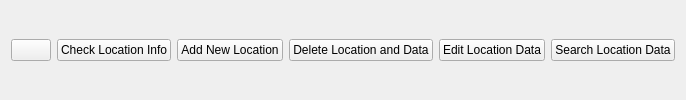
            <widget class="QWidget" name="ManageStopButtonsWidget" native="true">
             <layout class="QHBoxLayout" name="horizontalLayout_6">
              <item>
               <widget class="QPushButton" name="pushButton_52">
                <property name="maximumSize">
                 <size>
                  <width>50</width>
                  <height>16777215</height>
                 </size>
                </property>
                <property name="text">
                 <string/>
                </property>
                <property name="icon">
                 <iconset>
                  <normaloff>:/Icons/Icons/menu.svg</normaloff>:/Icons/Icons/menu.svg</iconset>
                </property>
               </widget>
              </item>
              <item>
               <widget class="QPushButton" name="pushButton_41">
                <property name="text">
                 <string>Check Location Info</string>
                </property>
               </widget>
              </item>
              <item>
               <widget class="QPushButton" name="pushButton_42">
                <property name="text">
                 <string>Add New Location</string>
                </property>
               </widget>
              </item>
              <item>
               <widget class="QPushButton" name="pushButton_43">
                <property name="text">
                 <string>Delete Location and Data</string>
                </property>
               </widget>
              </item>
              <item>
               <widget class="QPushButton" name="pushButton_44">
                <property name="text">
                 <string>Edit Location Data</string>
                </property>
               </widget>
              </item>
              <item>
               <widget class="QPushButton" name="pushButton_45">
                <property name="text">
                 <string>Search Location Data</string>
                </property>
               </widget>
              </item>
             </layout>
            </widget>
